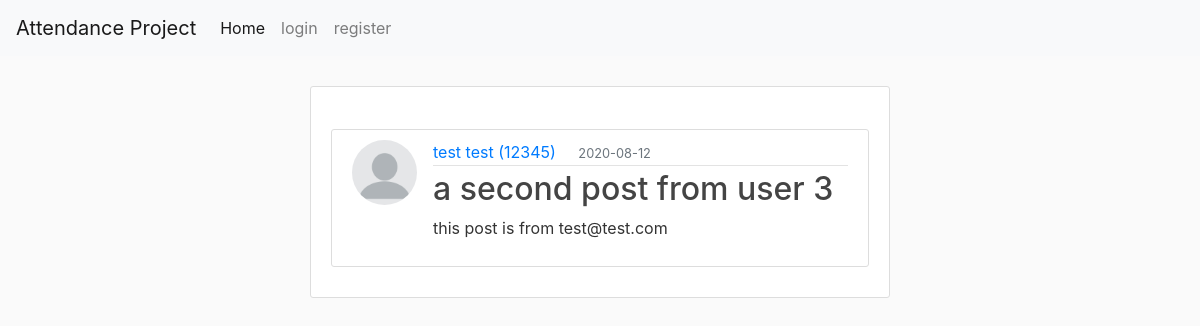
The page /post/9 on the database as committed earlier.
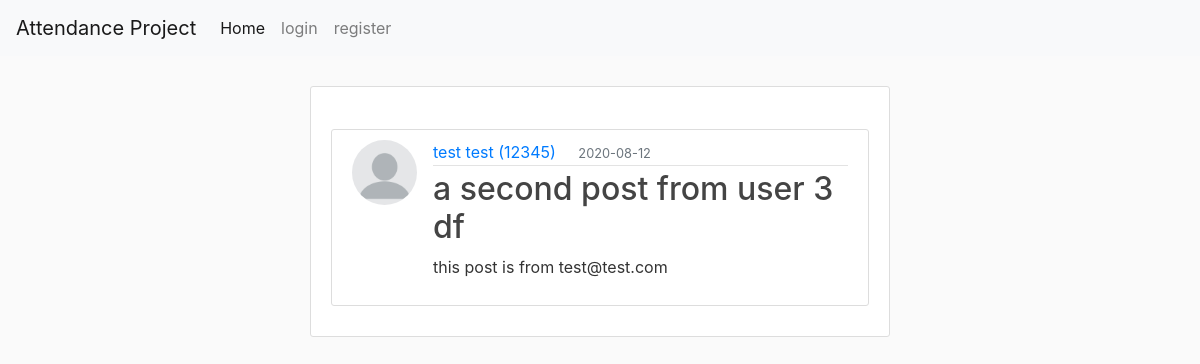
The same page on the database as committed later.
### attendance/models.py (models this page shows, shortened)
class Post(db.Model):
    id = db.Column(db.Integer, primary_key=True)
    title = db.Column(db.String(20), nullable=False)
    date_posted = db.Column(db.DateTime, nullable=False, default=datetime.utcnow)
    content = db.Column(db.Text, nullable=False)
    user_id = db.Column(db.Integer, db.ForeignKey('user.id'), nullable=False)

### attendance/posts/routes.py (the view)
@posts.route("/post/<int:post_id>")
def post(post_id):
    post = Post.query.get_or_404(post_id)
    return render_template('post.html', title=post.title, post=post)

### attendance/templates/post.html (shortened to what this page needs)
{%extends "layout.html"%}
{% block content %}
<body>
    <div class="container">
        <div class="content-section">
            <article class="media content-section">
                <img class="rounded-circle article-img" src="{{ url_for('static', filename='profile_pics/' + post.author.image_file) }}" alt="">
                <div class="media-body">
                <div class="article-metadata">
                    <a class="mr-2" href="{{ url_for('users.user_posts', student_id=post.author.student_id) }}">{{ post.author.fname }} {{ post.author.lname}} ({{ post.author.student_id }})</a>
                    <small class="text-muted">{{ post.date_posted.strftime('%Y-%m-%d') }}</small>
                </div>
                <h2 class="article-title">{{ post.title }}</h2>
                <p class="article-content">{{ post.content }}</p>
                </div>
            </article>
        </div>
    </div>
</body>
{% endblock %}

Rows that differ between the two databases and show on the page:
changed Post "this post is from test@test.com": title "a second post from user 3" → "a second post from user 3 df"
